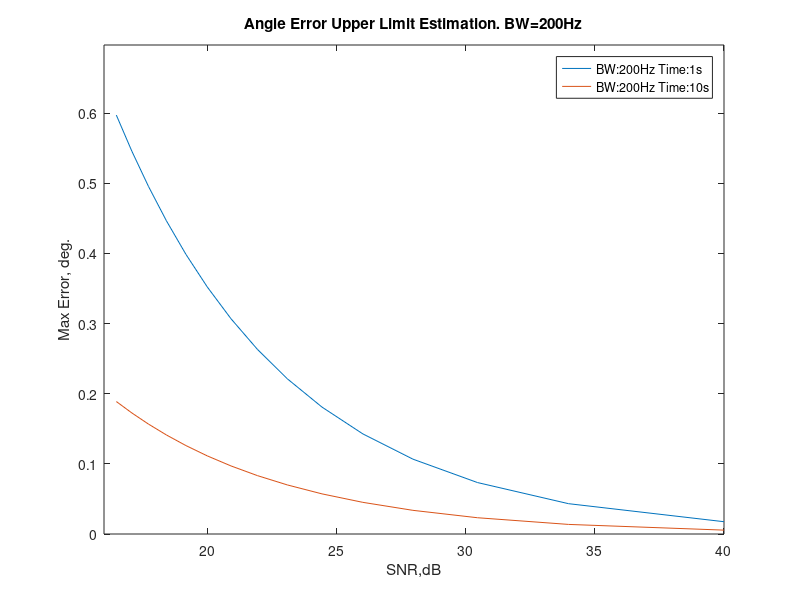

Here is the MATLAB script that generated this plot:
figure(1)
hold off
max_angle_error = 0;
for observation_time = 1:9:10
%for bandwidth = 2:198:200
bandwidth = 200;

noise_levels = 20*log10(1./(0.15:-0.01:0.01));
angle_errors = 100/sqrt(bandwidth*observation_time)*exp(-0.05*noise_levels).^3

plot(noise_levels,angle_errors);
hold all
max_angle_error = max(max_angle_error,angle_errors(1));

end %integration time
%end %bandwidth

title(sprintf("Angle Error Upper Limit Estimation. BW=%dHz",bandwidth));
axis([floor(noise_levels(1)) ceil(noise_levels(end)) 0 (max_angle_error+0.1)]);
xlabel('SNR,dB');
ylabel('Max Error, deg.');
%legend('BW:2Hz Time:1s','BW:200Hz Time:1s','BW:2Hz Time:10s','BW:200Hz Time:10s')
legend('BW:200Hz Time:1s','BW:200Hz Time:10s')
